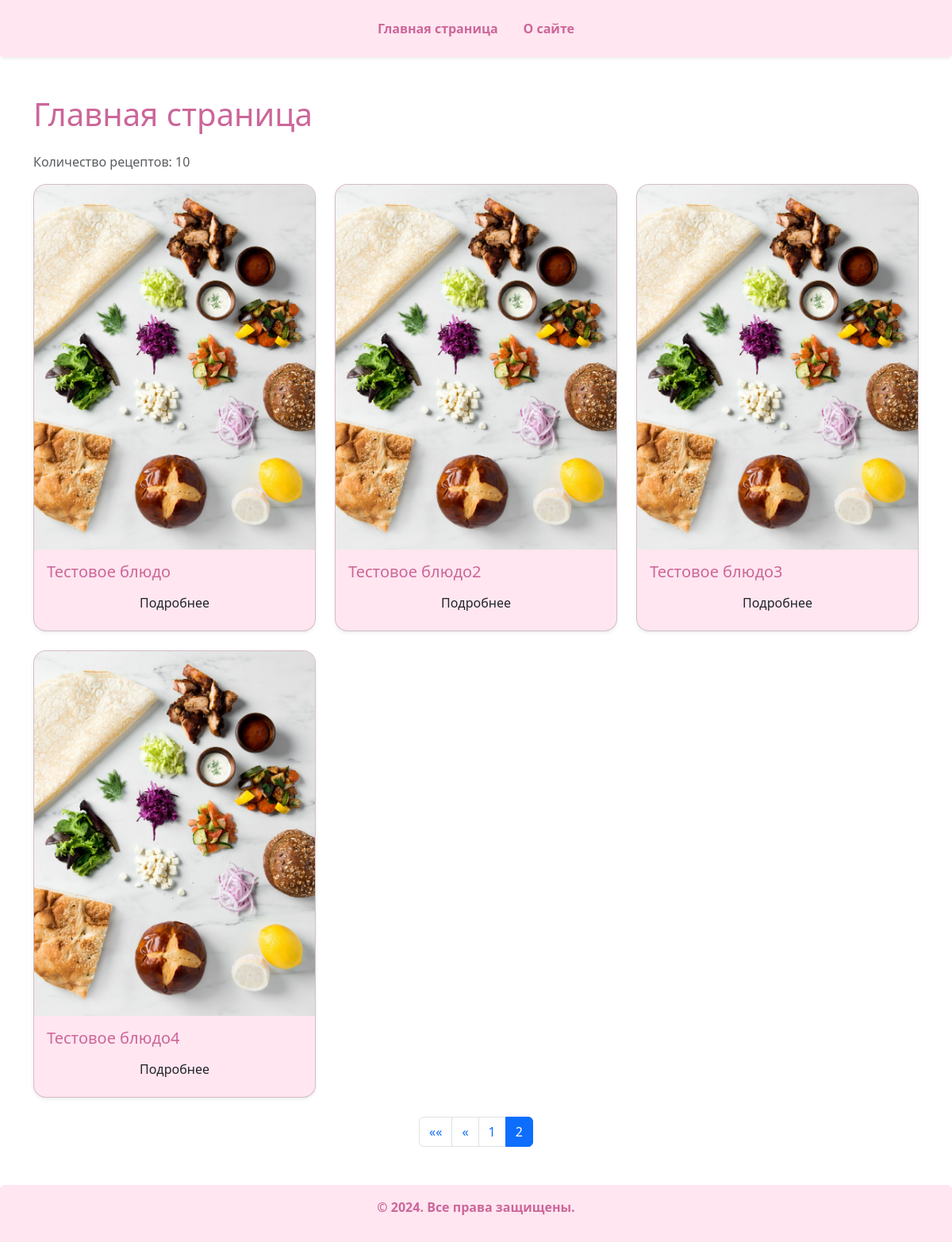
Before: /?page=2 with the older database file.
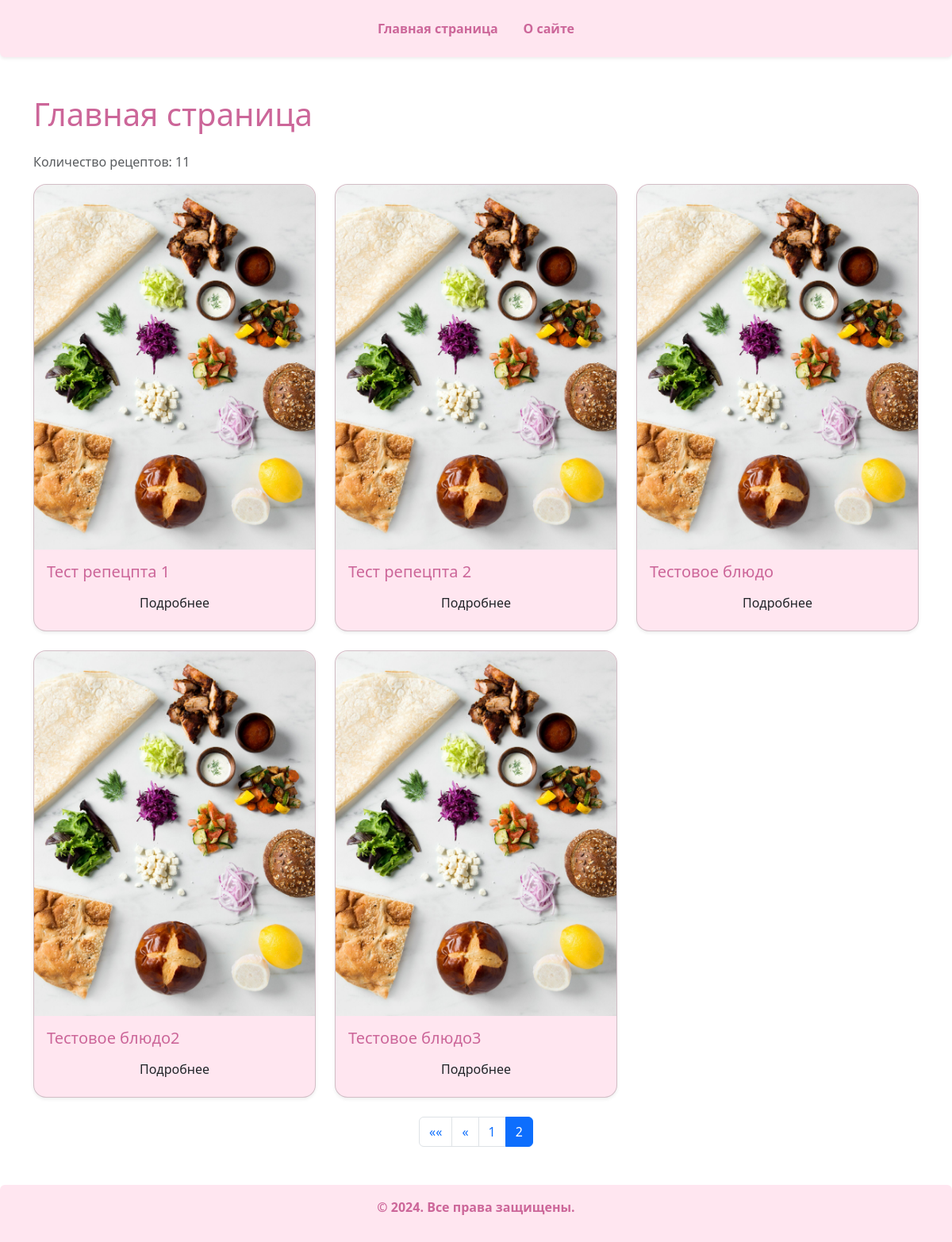
After: the same page with the newer database file.
### recipe_catalog/models.py (models this page shows, shortened)
class Recipe(models.Model):
    PCS = "pcs"
    G = "g"
    ML = "ml"
    name = models.TextField(max_length=300, unique=True, verbose_name="Название блюда")
    description = models.TextField(default="", verbose_name="Описание")
    image = models.ImageField(upload_to="images/", default="images/default.jpg", verbose_name="Изображение")
    cooking_time = models.IntegerField(default=0, verbose_name="Время приготовления",
                                       help_text="Время приготовления в минутах",
                                       validators=[MinValueValidator(1, 'Conversion rate must be positive.')])
    ingredients = models.ManyToManyField(Ingredient, through="RecipeIngredient")
    author = models.ForeignKey(User, on_delete=models.CASCADE, related_name="recipes", verbose_name="Автор")

### recipe_catalog/views.py (the view)
# urls.py: path('', index, name='home'),
def index(request):
    template_name = 'recipe_catalog/index.html'
    recipes_list = Recipe.objects.order_by('name')
    paginator = Paginator(recipes_list, settings.OBJS_ON_PAGE)
    page_number = request.GET.get('page')
    recipes = paginator.get_page(page_number)
    context = {
        'recipes': recipes
    }
    return render(request, template_name, context)

### templates/recipe_catalog/index.html (shortened to what this page needs)
{% extends "base.html" %}
{% block content %}
    <h1 class="mb-4 text-dark-pink">{% if request.path == '/my_recipes/' %}Мои рецепты{% else %}Главная страница{% endif %}</h1>
    {% if recipes %}
        <p class="text-muted">Количество рецептов: {{ recipes.paginator.count }}</p>
        <div class="row">
            {% for recipe in recipes %}
                <div class="col-md-6 col-lg-4 mb-4">
                    <div class="card shadow-sm rounded-4 bg-light-pink">
                        <img src="{{ recipe.image.url }}" class="card-img-top rounded-top-4" alt="{{ recipe.name }}">
                        <div class="card-body">
                            <h5 class="card-title text-dark-pink">{{ recipe.name }}</h5>
                           <div class="d-flex justify-content-around">
                               <a href="{% url 'recipe_catalog:detail' recipe.id %}" class="btn btn-outline-dark-pink rounded-4">Подробнее</a>
                           </div>
                        </div>
                    </div>
                </div>
            {% endfor %}
        </div>
        <nav aria-label="Page navigation">
            <ul class="pagination justify-content-center">
                {% if recipes.has_previous %}
                    <li class="page-item">
                        <a class="page-link" href="?page=1" aria-label="Первая">
                            <span aria-hidden="true">««</span>
                        </a>
                    </li>
                    <li class="page-item">
                        <a class="page-link" href="?page={{ recipes.previous_page_number }}" aria-label="Предыдущая">
                            <span aria-hidden="true">«</span>
                        </a>
                    </li>
                {% endif %}
                {% for num in recipes.paginator.page_range %}
                    {% if num == recipes.number %}
                        <li class="page-item active">
                            <span class="page-link">{{ num }}</span>
                        </li>
                    {% elif num > recipes.number|add:-3 and num < recipes.number|add:3 %}
                        <li class="page-item">
                            <a class="page-link" href="?page={{ num }}">{{ num }}</a>
                        </li>
                    {% endif %}
                {% endfor %}
            </ul>
        </nav>
    {% else %}
        <div class="alert alert-warning text-center rounded-4">
            <p class="mb-0">Рецептов пока нет.</p>
        </div>
    {% endif %}
{% endblock %}

Changed rows visible on the page:
removed Recipe: image (placeholder picture), name "Тестовое блюдо4"
now on this page (row unchanged): Recipe: image (placeholder picture), name "Тест репецпта 1"
added Recipe: image (placeholder picture), name "Тест репецпта 2"
Other visible differences:
{{ recipes.paginator.count }}: "10" → "11"
